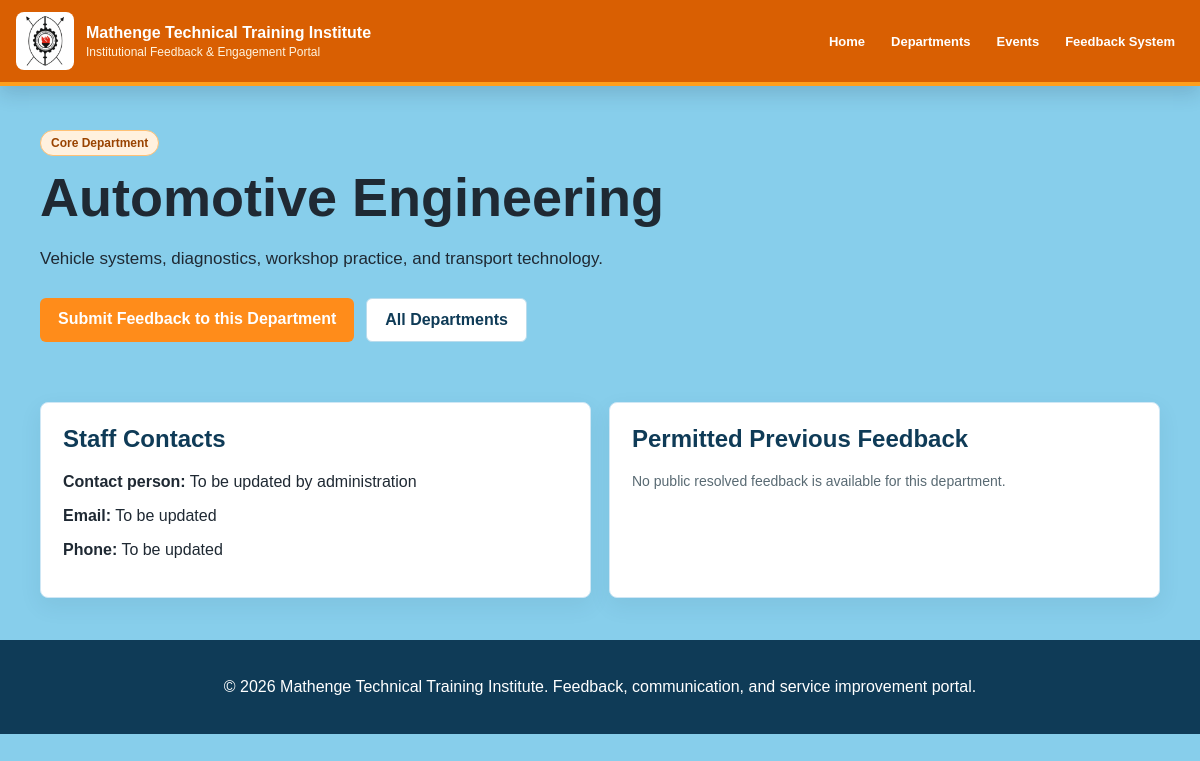
Screenshot of /departments/automotive-engineering/ with the database file from the repository.
### feed/models.py (models this page shows, shortened)
class Department(models.Model):
    CORE = "core"
    SUPPORT = "support"
    UNIT_TYPE_CHOICES = [
        (CORE, "Core Department"),
        (SUPPORT, "Support / Institutional Unit"),
    ]
    name = models.CharField(max_length=120, unique=True)
    slug = models.SlugField(max_length=140, unique=True)
    unit_type = models.CharField(max_length=20, choices=UNIT_TYPE_CHOICES, default=CORE)
    description = models.TextField()
    contact_email = models.EmailField(blank=True)
    contact_phone = models.CharField(max_length=40, blank=True)
    staff_contact = models.CharField(max_length=160, blank=True)
    allow_public_feedback = models.BooleanField(default=False)
    is_active = models.BooleanField(default=True)
    class Meta:
        ordering = ["unit_type", "name"]

### feed/views.py (the view)
# urls.py: path("departments/<slug:slug>/", views.department_detail, name="department_detail"),
def department_detail(request, slug):
    department = get_object_or_404(Department, slug=slug, is_active=True)
    permitted_feedback = department.feedback_items.filter(status=Feedback.RESOLVED, department__allow_public_feedback=True)[:8]
    return render(request, "feed/departments/detail.html", {"department": department, "permitted_feedback": permitted_feedback})

### feed/templates/feed/departments/detail.html (shortened to what this page needs)
{% extends 'feed/layout.html' %}
{% block content %}
<section class="page-header">
    <span class="badge">{{ department.get_unit_type_display }}</span>
    <h1>{{ department.name }}</h1>
    <p>{{ department.description }}</p>
    <div class="actions">
        <a class="btn" href="{% url 'department_feedback' department.slug %}">Submit Feedback to this Department</a>
        <a class="btn-secondary" href="{% url 'departments' %}">All Departments</a>
    </div>
</section>
<section class="section">
    <div class="grid">
        <div class="card">
            <h2>Staff Contacts</h2>
            <p><strong>Contact person:</strong> {{ department.staff_contact|default:"To be updated by administration" }}</p>
            <p><strong>Email:</strong> {{ department.contact_email|default:"To be updated" }}</p>
            <p><strong>Phone:</strong> {{ department.contact_phone|default:"To be updated" }}</p>
        </div>
        <div class="card">
            <h2>Permitted Previous Feedback</h2>
            {% for item in permitted_feedback %}
                <p><strong>{{ item.get_category_display }}</strong><br>{{ item.message|truncatewords:24 }}</p>
            {% empty %}
                <p class="muted">No public resolved feedback is available for this department.</p>
            {% endfor %}
        </div>
    </div>
</section>
{% endblock %}

### static/styles/nav.css (style rules this page uses)
* { box-sizing: border-box; }
body { margin: 0; font-family: Arial, Helvetica, sans-serif; background: #87CEEB; color: #1f2933; }

### static/styles/portal.css (style rules this page uses)
.hero-inner, .section, .dashboard-grid, .page-header { width: min(1120px, calc(100% - 32px)); margin: 0 auto; }
.hero h1, .page-header h1 { font-size: clamp(30px, 5vw, 54px); margin: 0 0 14px; letter-spacing: 0; }
.hero p, .page-header p { max-width: 760px; line-height: 1.7; font-size: 17px; }
.actions { display: flex; flex-wrap: wrap; gap: 12px; margin-top: 24px; }
.btn, .btn-secondary { border: 0; border-radius: 6px; cursor: pointer; display: inline-block; font-weight: 700; padding: 12px 18px; text-decoration: none; transition: box-shadow 180ms ease, transform 180ms ease, background 180ms ease; }
.btn { background: #ff8c1a; color: #ffffff; }
.btn-secondary { background: #ffffff; color: #0f3b57; border: 1px solid #b9dced; }
.section { padding: 42px 0; }
.page-header { padding: 44px 0 18px; }
.grid { display: grid; grid-template-columns: repeat(auto-fit, minmax(240px, 1fr)); gap: 18px; }
.card, .form-card, .stat-card, .notice-card { background: #ffffff; border: 1px solid #cfe7f5; border-radius: 8px; box-shadow: 0 8px 22px rgba(26, 62, 86, 0.08); padding: 22px; transition: box-shadow 180ms ease, transform 180ms ease; }
.card h2, .card h3, .notice-card h3 { color: #0f3b57; margin-top: 0; }
.badge { background: #fff1df; border: 1px solid #ffc176; border-radius: 999px; color: #994300; display: inline-block; font-size: 12px; font-weight: 700; margin-bottom: 10px; padding: 5px 10px; }
.help-text, .muted { color: #596a73; font-size: 14px; }

### rows the page displays
Department: unit_type "Core Department", name "Automotive Engineering", description "Vehicle systems, diagnostics, workshop practice, and transport technology.", staff_contact "To be updated by administration", contact_email "To be updated", contact_phone "To be updated"
